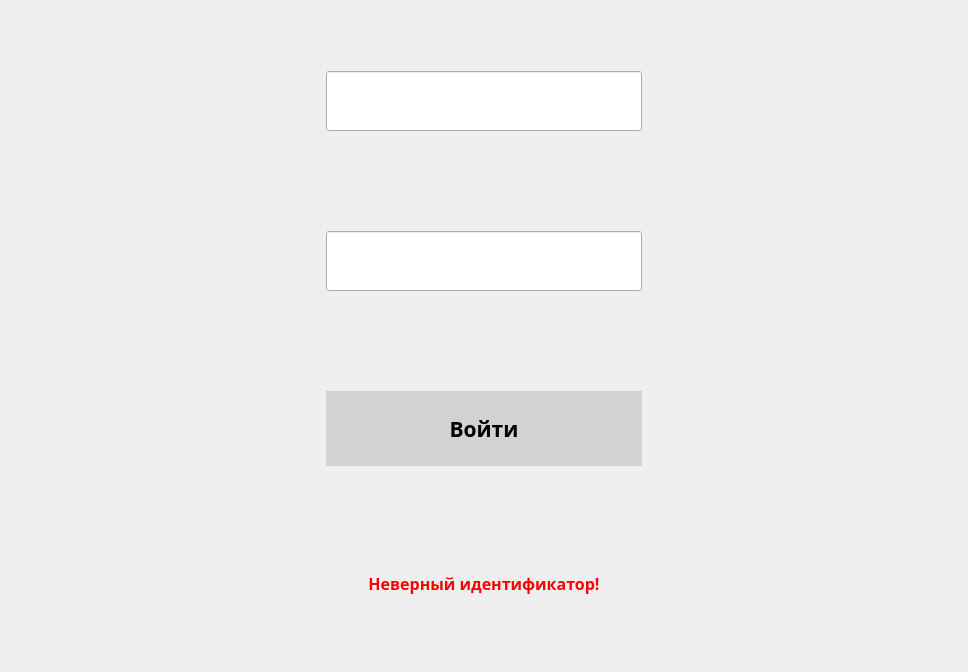
<?xml version="1.0" encoding="UTF-8"?>
<ui version="4.0">
 <class>LoginWidget</class>
 <widget class="QWidget" name="LoginWidget">
  <property name="geometry">
   <rect>
    <x>0</x>
    <y>0</y>
    <width>968</width>
    <height>672</height>
   </rect>
  </property>
  <property name="windowTitle">
   <string>Form</string>
  </property>
  <layout class="QHBoxLayout" name="horizontalLayout">
   <item>
    <spacer name="horizontalSpacer_2">
     <property name="orientation">
      <enum>Qt::Horizontal</enum>
     </property>
     <property name="sizeType">
      <enum>QSizePolicy::Expanding</enum>
     </property>
     <property name="sizeHint" stdset="0">
      <size>
       <width>40</width>
       <height>20</height>
      </size>
     </property>
    </spacer>
   </item>
   <item>
    <layout class="QVBoxLayout" name="verticalLayout" stretch="0,0,0,0">
     <property name="spacing">
      <number>100</number>
     </property>
     <property name="sizeConstraint">
      <enum>QLayout::SetDefaultConstraint</enum>
     </property>
     <property name="leftMargin">
      <number>0</number>
     </property>
     <property name="topMargin">
      <number>0</number>
     </property>
     <property name="rightMargin">
      <number>0</number>
     </property>
     <property name="bottomMargin">
      <number>0</number>
     </property>
     <item>
      <spacer name="verticalSpacer_2">
       <property name="orientation">
        <enum>Qt::Vertical</enum>
       </property>
       <property name="sizeType">
        <enum>QSizePolicy::Fixed</enum>
       </property>
       <property name="sizeHint" stdset="0">
        <size>
         <width>20</width>
         <height>60</height>
        </size>
       </property>
      </spacer>
     </item>
     <item>
      <layout class="QVBoxLayout" name="verticalLayout_3">
       <property name="sizeConstraint">
        <enum>QLayout::SetFixedSize</enum>
       </property>
       <property name="topMargin">
        <number>0</number>
       </property>
       <item>
        <widget class="QLineEdit" name="lineEdit">
         <property name="minimumSize">
          <size>
           <width>0</width>
           <height>60</height>
          </size>
         </property>
         <property name="font">
          <font>
           <family>Bahnschrift</family>
           <pointsize>12</pointsize>
          </font>
         </property>
         <property name="toolTip">
          <string>Введите логин</string>
         </property>
         <property name="inputMask">
          <string/>
         </property>
         <property name="text">
          <string/>
         </property>
         <property name="alignment">
          <set>Qt::AlignCenter</set>
         </property>
        </widget>
       </item>
       <item>
        <widget class="QLineEdit" name="lineEdit_2">
         <property name="minimumSize">
          <size>
           <width>0</width>
           <height>60</height>
          </size>
         </property>
         <property name="font">
          <font>
           <family>Bahnschrift</family>
           <pointsize>12</pointsize>
          </font>
         </property>
         <property name="toolTip">
          <string>Введите пароль</string>
         </property>
         <property name="inputMask">
          <string/>
         </property>
         <property name="text">
          <string/>
         </property>
         <property name="alignment">
          <set>Qt::AlignCenter</set>
         </property>
        </widget>
       </item>
      </layout>
     </item>
     <item>
      <layout class="QVBoxLayout" name="verticalLayout_2">
       <property name="sizeConstraint">
        <enum>QLayout::SetMinAndMaxSize</enum>
       </property>
       <item>
        <widget class="QPushButton" name="deletePushButton">
         <property name="sizePolicy">
          <sizepolicy hsizetype="Expanding" vsizetype="Expanding">
           <horstretch>0</horstretch>
           <verstretch>0</verstretch>
          </sizepolicy>
         </property>
         <property name="minimumSize">
          <size>
           <width>0</width>
           <height>60</height>
          </size>
         </property>
         <property name="maximumSize">
          <size>
           <width>16777215</width>
           <height>75</height>
          </size>
         </property>
         <property name="sizeIncrement">
          <size>
           <width>0</width>
           <height>75</height>
          </size>
         </property>
         <property name="font">
          <font>
           <family>Bahnschrift</family>
           <pointsize>16</pointsize>
           <weight>75</weight>
           <bold>true</bold>
          </font>
         </property>
         <property name="styleSheet">
          <string notr="true">QPushButton#deletePushButton {
	border-radius: 0 px;
	background-color: rgb(210, 210, 210);
}

QPushButton#deletePushButton:pressed {
	background-color: rgb(200, 200, 200);
}

QPushButton#deletePushButton:hover {
	background-color: rgb(200, 200, 200);
}</string>
         </property>
         <property name="text">
          <string>Войти</string>
         </property>
         <property name="icon">
          <iconset>
           <normaloff>:/resources/delete.svg</normaloff>:/resources/delete.svg</iconset>
         </property>
         <property name="iconSize">
          <size>
           <width>30</width>
           <height>30</height>
          </size>
         </property>
        </widget>
       </item>
       <item>
        <widget class="QLabel" name="label">
         <property name="minimumSize">
          <size>
           <width>0</width>
           <height>30</height>
          </size>
         </property>
         <property name="font">
          <font>
           <family>Bahnschrift</family>
           <pointsize>12</pointsize>
           <weight>75</weight>
           <bold>true</bold>
          </font>
         </property>
         <property name="styleSheet">
          <string notr="true">QLabel#label {
	color: rgb(255, 0, 0);
}</string>
         </property>
         <property name="text">
          <string>Неверный идентификатор!</string>
         </property>
         <property name="alignment">
          <set>Qt::AlignCenter</set>
         </property>
        </widget>
       </item>
      </layout>
     </item>
     <item>
      <spacer name="verticalSpacer">
       <property name="orientation">
        <enum>Qt::Vertical</enum>
       </property>
       <property name="sizeType">
        <enum>QSizePolicy::Fixed</enum>
       </property>
       <property name="sizeHint" stdset="0">
        <size>
         <width>20</width>
         <height>60</height>
        </size>
       </property>
      </spacer>
     </item>
    </layout>
   </item>
   <item>
    <spacer name="horizontalSpacer">
     <property name="orientation">
      <enum>Qt::Horizontal</enum>
     </property>
     <property name="sizeType">
      <enum>QSizePolicy::Expanding</enum>
     </property>
     <property name="sizeHint" stdset="0">
      <size>
       <width>40</width>
       <height>20</height>
      </size>
     </property>
    </spacer>
   </item>
  </layout>
 </widget>
 <resources/>
 <connections/>
</ui>
